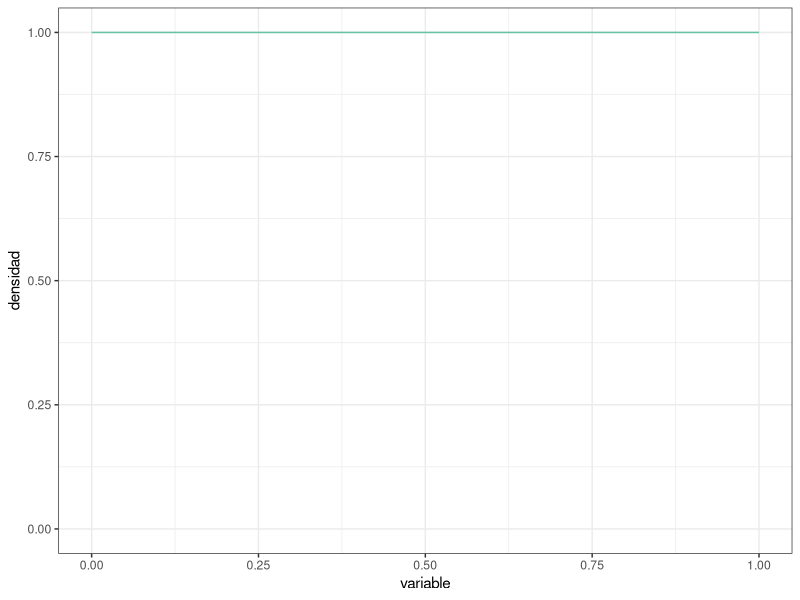
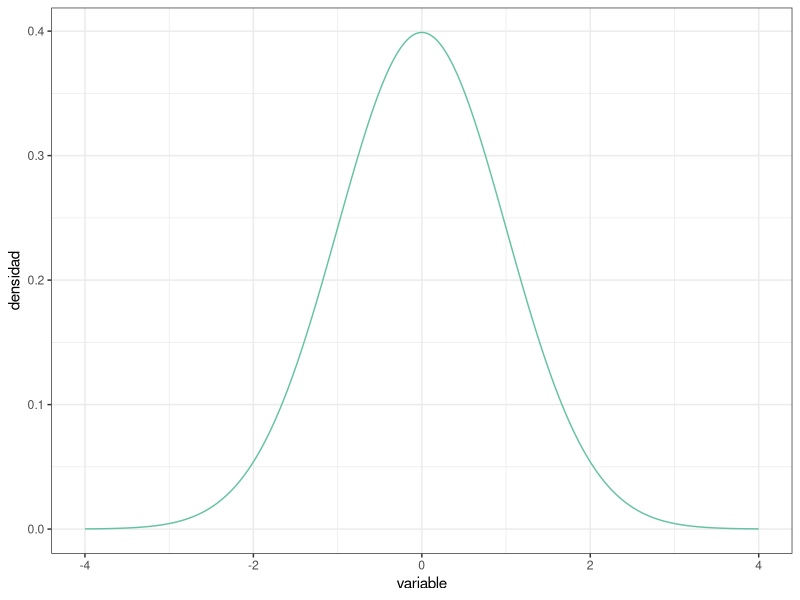
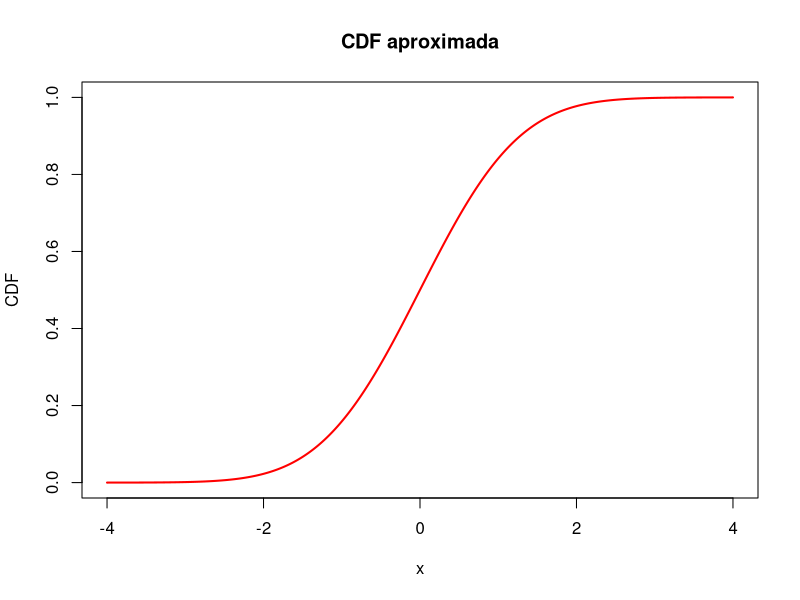
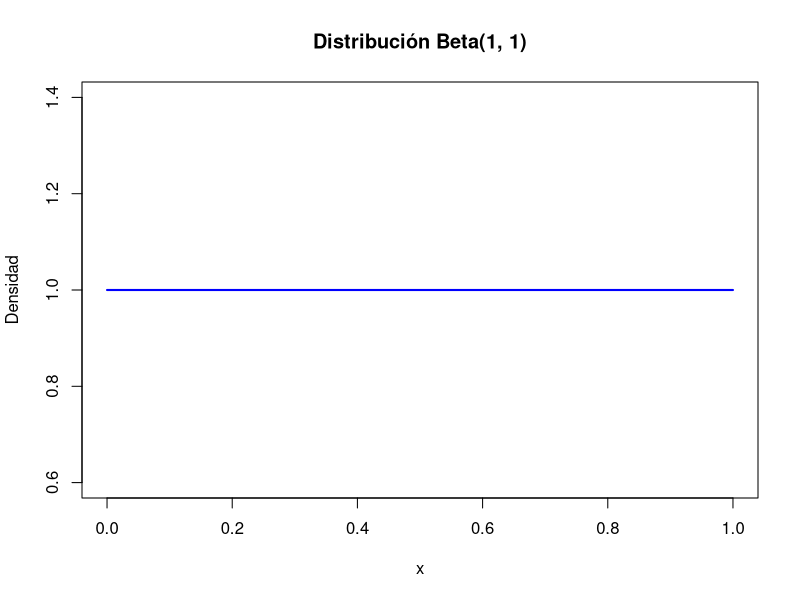
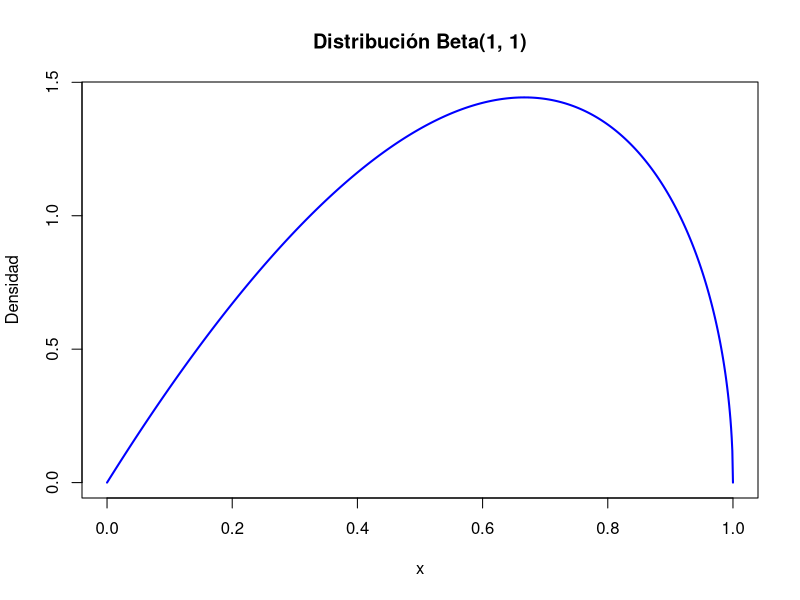
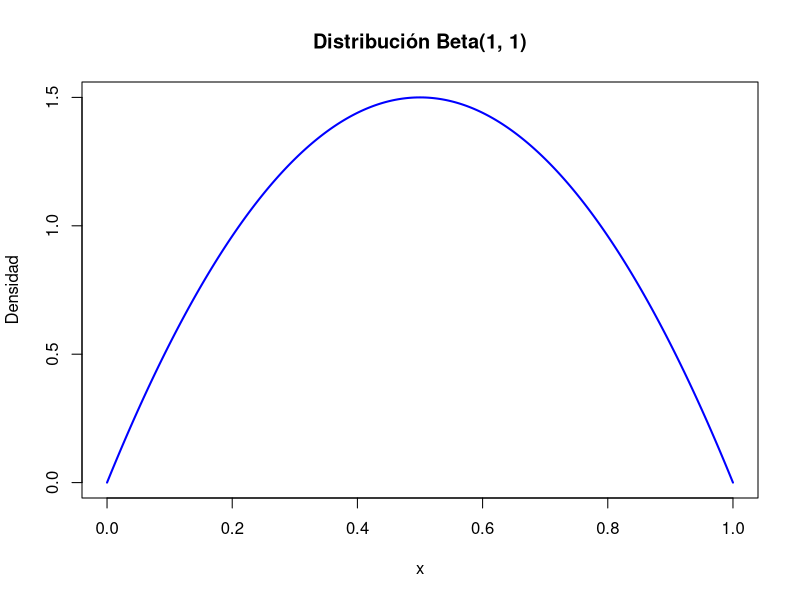
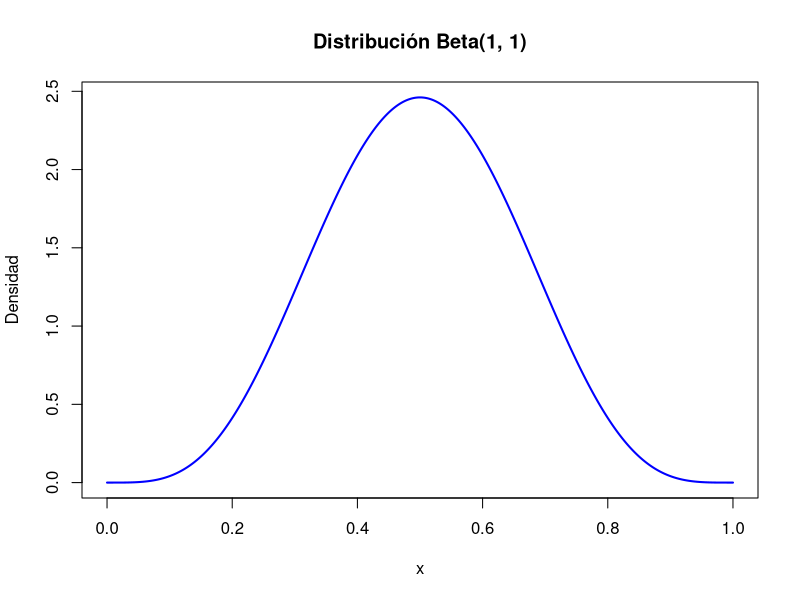
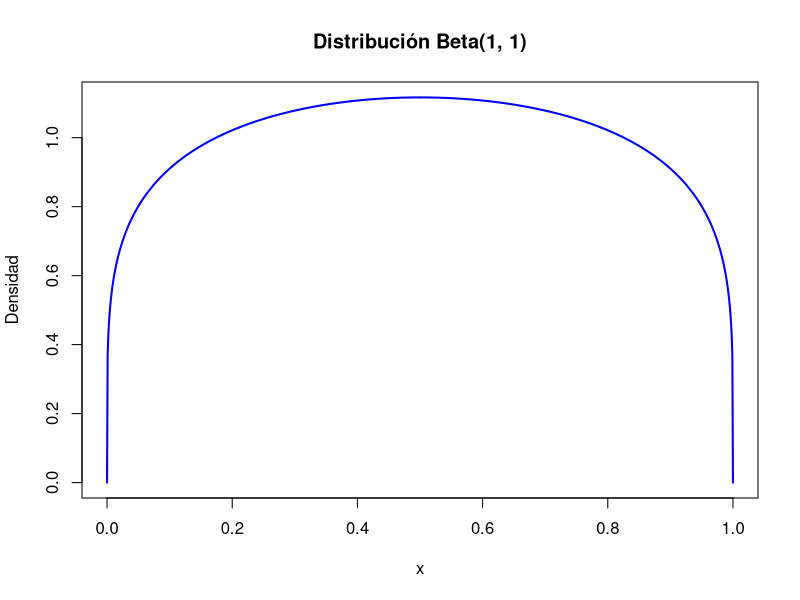

The R source for these figures, in order:
## ---- chunk 1
#| message: false

# Paquetes:
library(tidyverse)
library(RColorBrewer)


# Configuración de la salida gráfica:

PALETA <- brewer.pal(8, "Set2") # Colores por defecto
color_defecto  <- PALETA[1]
options(ggplot2.discrete.colour = PALETA)

theme_set(theme_bw()) # Tema "neutro" para la representación gráfica
## ---- chunk 2
PREC     <- 1e-3 # Precisión para representar la función de densidad (milésimas)
DENS_INF <- 0    # Rango inferior de la función de densidad
DENS_SUP <- 1    # Rango superior de la función de densidad

uniforme <- tibble( # Esta función crea un "data.frame" o tabla de datos
  variable = seq(from = DENS_INF, to = DENS_SUP, by = PREC),
  densidad = variable |> dunif(min = DENS_INF, max = DENS_SUP)
)

uniforme |> glimpse() # Muestra el objeto con los datos, contiene 2 columnas 

uniforme |> # Usando la tabla de datos antes creada, crea un objeto gráfico
  ggplot(mapping = aes(x = variable, y = densidad)) + # "Mapea" columnas a
                                                      #   coordenadas
  geom_line(color = color_defecto) + # Representa mediante una línea continua
  
  ylim( # Fija el límite inferior a 0 para mostrar el eje y completo:
    0,  # (Usa la propia distribución para establecer el límite superior)
    uniforme |> pull(densidad) |> max()
  )
## ---- chunk 3
DENS_INF <- -4 # Usamos un rango más adecuado para la normal estandarizada
DENS_SUP <-  4

normal <- tibble( # Reutilizamos `PREC` del "chunk" de código anterior
  variable = seq(from = DENS_INF, to = DENS_SUP, by = PREC),
  densidad = variable |> dnorm()
)

# Al cubrir la distribución el rango desde 0 hasta el máximo, en este caso no
#   es necesario establecer los límites manualmente
normal |>
  ggplot(mapping = aes(x = variable, y = densidad)) +
  geom_line(color = color_defecto)
## ---- chunk 4
uniforme |> summarize(integral = PREC * sum(densidad))
## ---- chunk 5
uniforme |> summarize(
  integral = PREC * (sum(densidad) - 0.5 * (first(densidad) + last(densidad)))
)
## ---- chunk 6
normal |> summarize(
  integral = sum(densidad) * PREC
)
## ---- chunk 7
tibble( # Ampliando el rango a [-10, 10]:
  variable = seq(from = -10, to = 10, by = PREC),
  densidad = variable |> dnorm()
) |>
  summarize(integral = sum(densidad) * PREC)

tibble( # Usando precisión de "millonésimas":
  variable = seq(from = DENS_INF, to = DENS_SUP, by = 1e-6),
  densidad = variable |> dnorm()
) |>
  summarize(integral = sum(densidad) * 1e-6) # Misma precisión en la integral
## ---- chunk 8
uniforme |> summarize(
  integral = PREC * sum(densidad),
  integral = integral / integral # Normalización
)

normal |> summarize(
  integral = PREC * sum(densidad),
  integral = integral / integral # Normalización
)
## ---- chunk 9
dnorm(0) # valor maximo para la distibucion normal
## ---- chunk 10
dunif(0.5, min = 0, max = 1) # valor maximo para la distibucion uniforme
## ---- chunk 11
dnorm(0,0,0.1)
## ---- chunk 12
dunif(0.25, min = 0, max = 0.5)
## ---- chunk 13
x <- seq(-4, 4, 1e-3)
densidad <- dnorm(x)
cdf_aproximada <- cumsum(densidad) * 1e-3
plot(x, cdf_aproximada, type = "l", col = "red", lwd = 2,
     main = "CDF aproximada",
     xlab = "x", ylab = "CDF")


## ---- chunk 14
x <- seq(-4, 4, 1e-3)
densidad <- dnorm(x)
valor_esperado <- sum(x*densidad)*1e-3
print(valor_esperado)
## ---- chunk 15
x <- seq(0, 1, 1e-3)
y <- dbeta(x, shape1 = 1, shape2 = 1)
plot(x, y, type = "l", col = "blue", lwd = 2,
     main = "Distribución Beta(1, 1)",
     xlab = "x", ylab = "Densidad")
## ---- chunk 16
x <- seq(0, 1, 1e-3)
y <- dbeta(x, shape1 = 2, shape2 = 1.5)
plot(x, y, type = "l", col = "blue", lwd = 2,
     main = "Distribución Beta(1, 1)",
     xlab = "x", ylab = "Densidad")
## ---- chunk 17
x <- seq(0, 1, 1e-3)
y <- dbeta(x, shape1 = 2, shape2 = 2)
plot(x, y, type = "l", col = "blue", lwd = 2,
     main = "Distribución Beta(1, 1)",
     xlab = "x", ylab = "Densidad")
## ---- chunk 18
x <- seq(0, 1, 1e-3)
y <- dbeta(x, shape1 = 5, shape2 = 5)
plot(x, y, type = "l", col = "blue", lwd = 2,
     main = "Distribución Beta(1, 1)",
     xlab = "x", ylab = "Densidad")
## ---- chunk 19
x <- seq(0, 1, 1e-3)
y <- dbeta(x, shape1 = 1.2, shape2 = 1.2)
plot(x, y, type = "l", col = "blue", lwd = 2,
     main = "Distribución Beta(1, 1)",
     xlab = "x", ylab = "Densidad")
## ---- chunk 20
x <- seq(0, 1, 1e-3)
y <- dbeta(x, shape1 = 0.8, shape2 = 0.8)
plot(x, y, type = "l", col = "blue", lwd = 2,
     main = "Distribución Beta(1, 1)",
     xlab = "x", ylab = "Densidad")
## ---- chunk 21
theta <- seq(0, 1, 1e-3)
densidad_prior <- dbeta(theta, shape1 = 1, shape2 = 1)
plot(theta, densidad_prior, type = "l", col = "blue", lwd = 2,
     main = "Distribución previa Beta(1, 1)",
     xlab = "Tasa de aceptación (theta)", ylab = "Densidad")

## ---- chunk 22
aceptacion_muestra <- tibble(
  id_participante   = 1:22,
  resp_descarga_app = c(
    "Si", "Si", "No", "No", "Si", "Si", "Si", "Si", "No", "Si", "Si",
    "Si", "Si", "Si", "Si", "Si", "No", "Si", "No", "Si", "Si", "Si"
  )
)
frecuencias <- aceptacion_muestra%>%count(resp_descarga_app)
print(frecuencias)
## ---- chunk 23
theta <- seq(0, 1, 1e-3)
densidad_prior <- dbeta(theta, shape1 = 1, shape2 = 1)
densidad_posterior <- dbeta(theta, shape1 = 18, shape2 = 6)
plot(theta, densidad_prior, type = "l", col = "blue", lwd = 2,
     main = "Distribución Previa y Posterior",
     xlab = expression(theta), ylab = "Densidad", ylim = c(0,5))
lines(theta, densidad_posterior, col = "red", lwd = 2)
par(xpd = TRUE)
legend("bottomleft",inset = c(-0.1,- 0.5), cex = 0.7,legend = c("Distribución Previa (Beta(1,1))", 
                              "Distribución Posterior (Beta(18,6))"),
       col = c("blue", "red"), lwd = 2)

## ---- chunk 24
cat("La media es", 18 / (18 + 6), "\n")
cat("La moda es", (18 - 1) / (18 + 6 - 2), "\n")

## ---- chunk 25
aceptacion_muestra_2 <- tibble(
  id_participante   = 1:113,
  resp_descarga_app = c(
    "Si", "Si", "No", "No", "Si", "Si", "Si", "Si", "No", "Si", "Si",
    "Si", "Si", "Si", "Si", "Si", "No", "Si", "No", "Si", "Si", "Si", 
    "No", "Si", "Si", "Si", "Si", "No", "No", "Si", "No", "Si", "Si", 
    "Si", "Si", "Si", "No", "Si", "No", "No", "Si", "No", "Si", "Si", 
    "No", "No", "No", "Si", "No", "No", "Si", "Si", "No", "No", "Si", 
    "No", "Si", "No", "No", "No", "Si", "Si", "No", "Si", "Si", "No", 
    "Si", "Si", "No", "Si", "Si", "No", "Si", "No", "Si", "No", "Si", 
    "No", "No", "No", "Si", "Si", "No", "No", "Si", "Si", "No", "No", 
    "No", "Si", "Si", "No", "Si", "Si", "No", "Si", "Si", "Si", "Si", 
    "No", "Si", "No", "No", "No", "No", "No", "Si", "No", "No", "Si", 
    "Si", "Si", "Si"
  )
)
frecuencias <- aceptacion_muestra_2%>%count(resp_descarga_app)
print(frecuencias)
## ---- chunk 26
theta <- seq(0, 1, 1e-3)
densidad_prior <- dbeta(theta, shape1 = 18, shape2 = 6)
densidad_posterior <- dbeta(theta, shape1 = 83, shape2 = 54)
plot(theta, densidad_prior, type = "l", col = "blue", lwd = 2,
     main = "Distribución Previa y Posterior",
     xlab = expression(theta), ylab = "Densidad", ylim = c(0,10))
lines(theta, densidad_posterior, col = "red", lwd = 2)
par(xpd = TRUE)
legend("bottomleft",inset = c(-0.1,- 0.5), cex = 0.7,legend = c("Distribución Previa (Beta(18,6))", 
                              "Distribución Posterior (Beta(83,54))"),
       col = c("blue", "red"), lwd = 2)

cat("La media es", 83 / (83 + 54), "\n")
cat("La moda es", (83 - 1) / (83+54 - 2), "\n")

## ---- chunk 27
aceptacion_muestra_total <- bind_rows(
  aceptacion_muestra, aceptacion_muestra_2
) |>
  mutate(id_participante = row_number()) # Los ID están colapsados en una serie
## ---- chunk 28
theta <- seq(0, 1, 1e-3)
densidad_prior <- dbeta(theta, shape1 = 18, shape2 = 6)
densidad_posterior <- dbeta(theta, shape1 = 83, shape2 = 54)
densidad_post_2 <- dbeta(theta, shape1 = 83, shape2 = 54)
plot(theta, densidad_prior, type = "l", col = "blue", lwd = 2,
     main = "Distribución Previa y Posterior",
     xlab = expression(theta), ylab = "Densidad", ylim = c(0,10))
lines(theta, densidad_posterior, col = "red", lwd = 2)
lines(theta, densidad_post_2, col = "green", lwd = 2)
par(xpd = TRUE)
legend("bottomleft",inset = c(-0.1,- 0.3), cex = 0.7,legend = c("Distribución Previa (Beta(18,6))", 
                              "Distribución Posterior (Beta(83,54))", "Distribución Posterior 2 (Beta(83,54))"),
       col = c("blue", "red","green"), lwd = 2)

cat("La media es", 83 / (83 + 54), "\n")
cat("La moda es", (83 - 1) / (83+54 - 2), "\n")
## ---- chunk 29
clase_1 <- tibble(
  id     = 1:27,
  tiempo = c(
    242, 249, 278, 273, 227, 257, 276, 236, 214, 141, 200, 201, 
    228, 271, 160, 275, 156, 246, 293, 306, 263, 247, 224, 160, 277, 
    168, 250
  )
)

clase_2 <- tibble(
  id     = 1:24,
  tiempo = c(
    195, 176, 237, 258, 226, 254, 292, 212, 215, 298, 235, 244, 
    144, 227, 166, 194, 261, 187, 224, 233, 180, 167, 193, 282
  )
)
datos_totales <- bind_rows(clase_1, clase_2)
media1 <- mean(clase_1$tiempo)
media2 <- mean(clase_2$tiempo)
media_muestral <- mean(datos_totales$tiempo)
varianza_muestral <- var(datos_totales$tiempo)
cat("Media clase 1:", media1, "\n")
cat("Media clase 2:", media2, "\n")
cat("Media muestral:", media_muestral, "\n")
cat("Varianza muestral:", varianza_muestral, "\n")
## ---- chunk 30
n <- 51
media_previa <-247
varianza_previa <-1156
varianza_v <- varianza_muestral
sigma <- (varianza_previa * varianza_v)/(varianza_previa*n + varianza_v) 
mu <- (varianza_v * media_previa + varianza_previa*n*media_muestral)/(varianza_v + varianza_previa*n) 
cat("Distribución posterior: Normal(", round(mu, 2), ",", round(sigma, 2), ")\n")
## ---- chunk 31
n <- 51
media_previa <-247
varianza_previa <-1156
varianza_v <- varianza_muestral
sigma <- (varianza_previa * varianza_v)/(varianza_previa*n + varianza_v) 
mu <- (varianza_v * media_previa + varianza_previa*n*media_muestral)/(varianza_v + varianza_previa*n)
x <- seq(media_previa - 4 * sqrt(varianza_previa), media_previa + 4 * sqrt(varianza_previa), length.out = 1000)
densidad_previa <- dnorm(x, mean = media_previa, sd = sqrt(varianza_previa))
densidad_posterior <- dnorm(x, mean = mu, sd = sqrt(sigma))
plot(x, densidad_previa, type = "l", col = "blue", lwd = 2, 
     ylab = "Densidad", xlab = "Media",ylim = c(0,0.07), main = "Distribuciones Previa y Posterior")
lines(x, densidad_posterior, col = "red", lwd = 2)
par(xpd = TRUE)
legend("bottomleft",inset = c(-0.15,- 0.45), cex = 0.7, legend = c("Distribución Previa (Normal(247, 1156))", 
                              "Distribución Posterior (Normal(228.4, 36.12))"),
       col = c("blue", "red"), lwd = 2, bty = "n")
